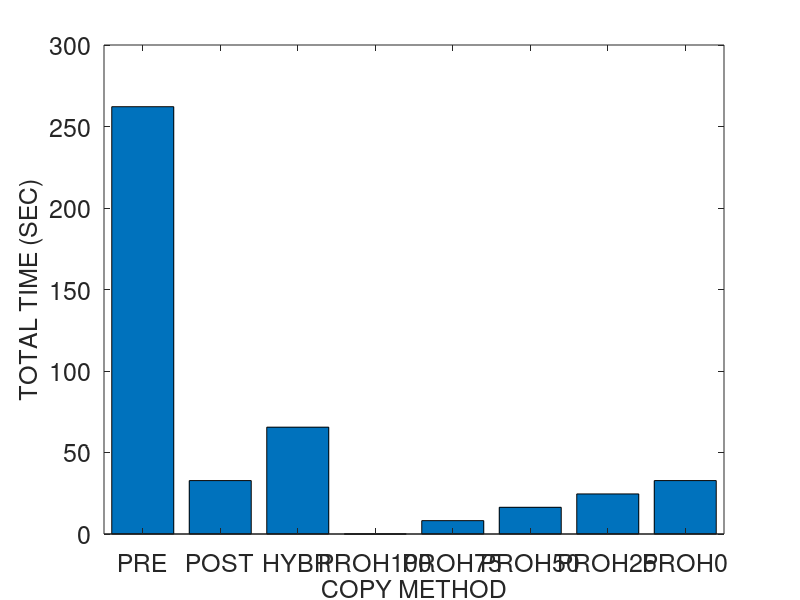
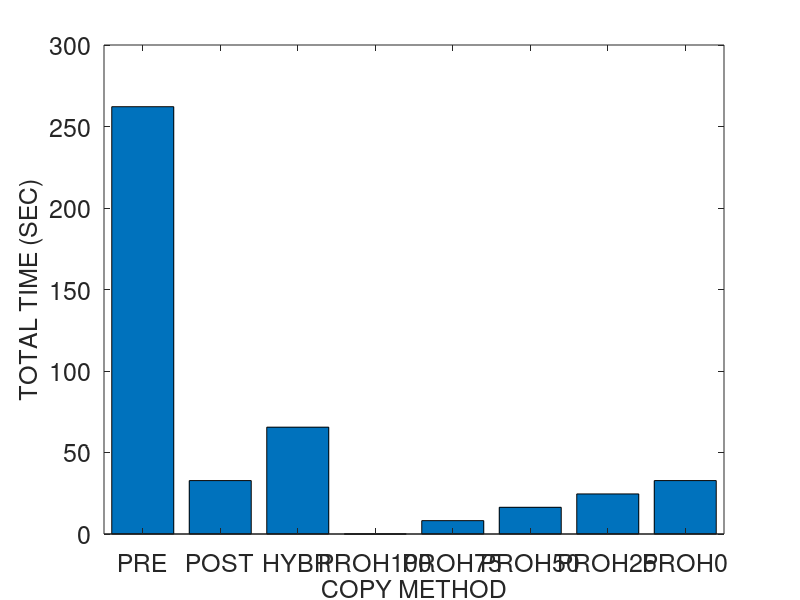
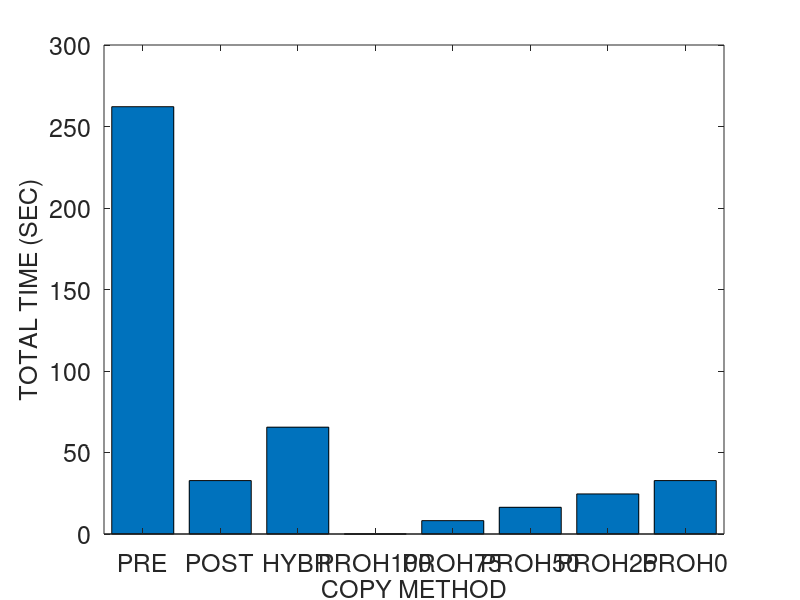
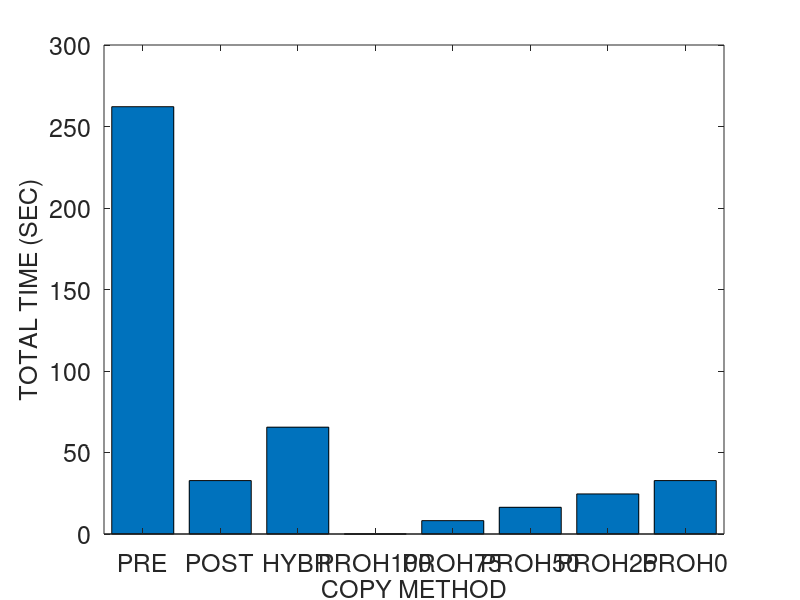

These charts were generated, in order, by the following MATLAB code:
% basic hybrid copy migration
	global wss numpages readrate dirtyrate pagesize b scinfo
	global totaltime downtime totaldata

% memory size in MB
r = 4096
r *= 1024 % convert to KB

% page dirty rate in percent (%): against to total memory pages
readrate = 0
prefix = strcat ("M4G_R", num2str(readrate))
readrate /= 100

dirtyrate = 100 
prefix = strcat (prefix, "_W", num2str(dirtyrate))
dirtyrate /= 100

% prediction accuracy 0 through 1
acc = 1

pagesize = 4 % in KB
numpages = r / pagesize

% delta compression rate
comp = 0.5 

% amount of CPU and device states in KB 
scinfo = 100

% working set size in number of pages
wss = numpages * 0.25

% 0: zero, 1: read, 2: dirtied, 3: inactive data
mem = zeros(1, numpages);

run = 1

%prefix = strcat (prefix, "_acc", num2str(acc), "_r", num2str(run))

% bandwidth in gbps
b = 1000 
b = b * 1024/8 % convert to KB

%fontsize = 10
fontsize = 18
%fontsize = 20

totaltime = 0;
downtime = 0;
totaldata = 0;

A = zeros(8, 3);

%%%%%%%%%%%%%%%%%%%%%%%%%%%%%%
% precopy migration
%%%%%%%%%%%%%%%%%%%%%%%%%%%%%%
fprintf('\n')
disp('==================== Precopy migration ====================')
% iterations
present = numpages * pagesize
iter = 0
while present > 50 && iter < 29 && totaldata < 4*r
	pretime = present / b
	totaltime += pretime
	totaldata += present
	present = numpages * pagesize * dirtyrate 
	%dirts = wss * dirtyrate
	iter += 1
end

% stop-and-copy phase
% stop conditions: 29 iterations, 50 pages, 4 memory size sent
scsent = scinfo + present * pagesize
downtime = scsent / b
totaltime += downtime
totaldata += scsent

% network fault rate
NFR = 0

A (1, 1) = totaltime;
A (1, 2) = downtime;
A (1, 3) = totaldata;

%%%%%%%%%%%%%%%%%%%%%%%%%%%%%%
% postcopy migration
%%%%%%%%%%%%%%%%%%%%%%%%%%%%%%
fprintf('\n')
disp('===================== Postcopy migration ======================')
totaltime = 0;
downtime = 0;
totaldata = 0;

% stop-and-copy phase
scsent = scinfo
downtime = scsent / b
totaltime += downtime
totaldata += scsent

% prepaging (bubbling) and on-demand paging
postsent = r
posttime = postsent/b
totaltime += posttime
totaldata += postsent
% network fault rate
NFR = 0.2

A (2, 1) = totaltime;
A (2, 2) = downtime;
A (2, 3) = totaldata;

%%%%%%%%%%%%%%%%%%%%%%%%%%%%%%
% hybrid copy migration
%%%%%%%%%%%%%%%%%%%%%%%%%%%%%%
fprintf('\n')
disp('==================== Hybrid copy migration ====================')
totaltime = 0;
downtime = 0;
totaldata = 0;

% precopy phase: single iteration
present = r
pretime = present / b
totaltime += pretime
totaldata += present

% stop-and-copy phase
bitmapsize = 500 % KB
scsent = scinfo + bitmapsize
downtime = scsent / b
totaltime += downtime
totaldata += scsent

% postcopy phase: prepaging (bubbling) and on-demand paging
%dirts = wss * dirtyrate
dirts = numpages * dirtyrate
postsent = dirts * pagesize
posttime = postsent/b
totaltime += posttime
totaldata += postsent
% network fault rate
NFR = 0.2

A (3, 1) = totaltime;
A (3, 2) = downtime;
A (3, 3) = totaldata;

%%%%%%%%%%%%%%%%%%%%%%%%%%%%%%
% proactive hybrid copy migration
%%%%%%%%%%%%%%%%%%%%%%%%%%%%%%
%disp(char(10))
fprintf('\n')
disp('=============== Proactive hybrid copy migration ================')

function [tt, dt, td] = prohybrid(acc)
	global wss numpages readrate dirtyrate pagesize b scinfo
	global totaltime downtime totaldata

	totaltime = 0;
	downtime = 0;
	totaldata = 0;

% precopy phase
% LRU, PFR

% scan the dirtied pages
% for dirtied pages
% 	mark dirtied (1)
% 	mem(random (1, wss * 0.1))	
%randperm(int64(wss * 0.1));
% for read pages
% 	mark read (2)
% 	mem (random (wss * 0.1, wss * 0.2))

% for pages
% 	predict read/write

% send the pages most likely to be read and least likely to be dirtied
% do not send the pages most likely to be dirtied
% construct queue with the order of p1/p2
%reads = numpages * 0.4 
% total read rate = wss * read_rate = 0.25 * 0.16 = 0.04 (4%)
%read_rate = 0.16
%read_rate = 0.04 % 4% of total memory
% total write rate = wss * write_rate = 0.25 * 0.16 = 0.04 (4%)
%write_rate = 0.16
%write_rate = 0.04 % 4% of total memory
% simple case: readonly pages (RO) - zero dirtied pages 
%RO = 0.3
	pred_pages = numpages * readrate * acc

% LRU
% for LRU queue
% 	mark sent
%	insert the pages into cache and perform delta compression

	present = pred_pages * pagesize
	pretime = present/b
	totaltime += pretime
	totaldata += present

	% stop-and-copy phase
	% send the CPU and device states
	bitmapsize = 500 % KB
	scsent = scinfo + bitmapsize
	downtime = scsent/b
	totaltime += downtime
	totaldata += scsent

	% postcopy phase
	postsent = (numpages - pred_pages) * pagesize

	% exclude the predicted dirtied pages 
	pred_dirts = numpages * dirtyrate * acc
	postsent = (numpages - pred_pages - pred_dirts) * pagesize
	posttime = postsent/b
	totaltime += posttime
	totaldata += postsent
end

% network fault rate
NFR = 0.2

prohybrid(acc)
A (4, 1) = totaltime;
A (4, 2) = downtime;
A (4, 3) = totaldata;

acc = 0.75
prohybrid(acc);
A (5, 1) = totaltime;
A (5, 2) = downtime;
A (5, 3) = totaldata;

acc = 0.5
prohybrid(acc);
A (6, 1) = totaltime;
A (6, 2) = downtime;
A (6, 3) = totaldata;

acc = 0.25
prohybrid(acc);
A (7, 1) = totaltime;
A (7, 2) = downtime;
A (7, 3) = totaldata;

acc = 0
prohybrid(acc);
A (8, 1) = totaltime;
A (8, 2) = downtime;
A (8, 3) = totaldata

%%%%%%%%%%%%%%%%%%%%%%%%%%%%%%%%%%%%%%%%%%%%%%%%%%%%%%%
%                     plotting
% precopy
% postcopy
% hybrid
% pro-hybrid
%%%%%%%%%%%%%%%%%%%%%%%%%%%%%%%%%%%%%%%%%%%%%%%%%%%%%%%

%prefix = "M4G_R14W14_acc100_r1"
%prefix = strcat ("M4G_R", readrate, "W", dirtyrate, "acc", acc, "r", run)
%prefix = strcat (prefix, "W")
%prefix = strcat (prefix, dirtyrate)

dlmwrite (prefix, A, ' ')

%%%%%%%%%%%%%%%%%%%% total time %%%%%%%%%%%%%%%%%%%%%%
figure;
output = strcat(prefix, ".tt");
%output = prefix
%x = ['PRECOPY', 'POSTCOPY', 'HYBRID', 'PRO-HYBRID'];
x = {'PRE', 'POST', 'HYBR', 'PROH100', 'PROH75', 'PROH50', 'PROH25', 'PROH0'};
%x = {'1', '2', '3', '4', '5', '6', '7', '8'};
xintervals = 1:2:2*length(x);
%plot(x, A(:,2)/1000000, x, A(:,3)/1000000, '-.*');
%plot(A(:,2));

%xtics = 1:4:16
%bar(xtics, A(:,1))
%bar(A(:,1), XTicksLabelStyle = Diagonal)
bar(xintervals, A(:,1))
set(gca, 'XTick', 1:2:16, 'XTickLabel', x, 'FontSize', fontsize)
xlabel('COPY METHOD', 'FontSize', fontsize);
ylabel('TOTAL TIME (SEC)', 'FontSize', fontsize);
%legend('PRECOPY', 'POSTCOPY', 'HYBRID', 'PRO-HYBRID');
%bar(x, A(:,1))

saveas (1, strcat(output, ".png"));
saveas (1, strcat(output, ".eps"));
saveas (1, strcat(output, ".emf"));

%%%%%%%%%%%%%%%%%%%% downtime %%%%%%%%%%%%%%%%%%%%%%
figure;
output = strcat(prefix, ".dt");

bar(A(:,2))
set(gca, 'XTick', 1:8, 'XTickLabel', x, 'FontSize', fontsize)
xlabel('COPY METHOD', 'FontSize', fontsize);
ylabel('DOWNTIME (SEC)', 'FontSize', fontsize);

saveas (1, strcat(output, ".png"));
saveas (1, strcat(output, ".eps"));
saveas (1, strcat(output, ".emf"));

%%%%%%%%%%%%%%%%%%%% total data %%%%%%%%%%%%%%%%%%%%%%
figure;
output = strcat(prefix, ".td");

bar(A(:,3))
set(gca, 'XTick', 1:8, 'XTickLabel', x, 'FontSize', fontsize)
xlabel('COPY METHOD', 'FontSize', fontsize);
ylabel('TOTAL DATA TRANSFERRED (KB)', 'FontSize', fontsize);

saveas (1, strcat(output, ".png"));
saveas (1, strcat(output, ".eps"));
saveas (1, strcat(output, ".emf"));
